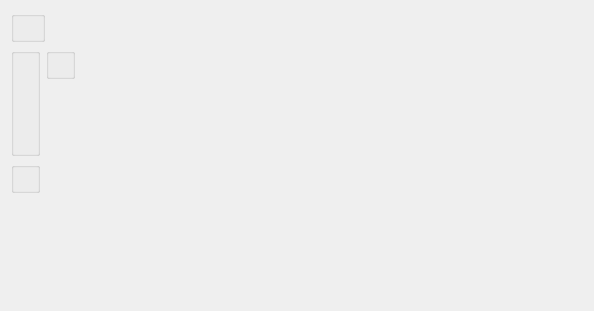
<?xml version="1.0" encoding="UTF-8"?>
<ui version="4.0">
 <comment>This file is part of the xTuple ERP: PostBooks Edition, a free and
open source Enterprise Resource Planning software suite,
Copyright (c) 1999-2010 by OpenMFG LLC, d/b/a xTuple.
It is licensed to you under the Common Public Attribution License
version 1.0, the full text of which (including xTuple-specific Exhibits)
is available at www.xtuple.com/CPAL.  By using this software, you agree
to be bound by its terms.</comment>
 <class>dspBookingsByShipTo</class>
 <widget class="QWidget" name="dspBookingsByShipTo">
  <property name="geometry">
   <rect>
    <x>0</x>
    <y>0</y>
    <width>594</width>
    <height>311</height>
   </rect>
  </property>
  <property name="windowTitle">
   <string>Bookings by Ship-To</string>
  </property>
  <layout class="QVBoxLayout" name="verticalLayout_2">
   <item>
    <layout class="QHBoxLayout" name="horizontalLayout_2">
     <item>
      <widget class="QGroupBox" name="_custGroup">
       <property name="title">
        <string/>
       </property>
       <layout class="QHBoxLayout" name="horizontalLayout">
        <item>
         <widget class="CustCluster" name="_cust">
          <property name="sizePolicy">
           <sizepolicy hsizetype="Minimum" vsizetype="Preferred">
            <horstretch>0</horstretch>
            <verstretch>0</verstretch>
           </sizepolicy>
          </property>
         </widget>
        </item>
        <item>
         <widget class="ShiptoCluster" name="_shipTo">
          <property name="sizePolicy">
           <sizepolicy hsizetype="Minimum" vsizetype="Preferred">
            <horstretch>0</horstretch>
            <verstretch>0</verstretch>
           </sizepolicy>
          </property>
         </widget>
        </item>
       </layout>
      </widget>
     </item>
     <item>
      <spacer>
       <property name="orientation">
        <enum>Qt::Horizontal</enum>
       </property>
       <property name="sizeType">
        <enum>QSizePolicy::Expanding</enum>
       </property>
       <property name="sizeHint" stdset="0">
        <size>
         <width>0</width>
         <height>20</height>
        </size>
       </property>
      </spacer>
     </item>
    </layout>
   </item>
   <item>
    <layout class="QHBoxLayout" name="horizontalLayout_4">
     <item>
      <widget class="QGroupBox" name="_dateGroup">
       <property name="title">
        <string/>
       </property>
       <layout class="QHBoxLayout" name="horizontalLayout_3">
        <item>
         <widget class="DateCluster" name="_dates"/>
        </item>
       </layout>
      </widget>
     </item>
     <item>
      <layout class="QVBoxLayout" name="verticalLayout">
       <property name="spacing">
        <number>0</number>
       </property>
       <item>
        <widget class="WarehouseGroup" name="_warehouse">
         <property name="title">
          <string/>
         </property>
         <property name="fixedSize">
          <bool>false</bool>
         </property>
        </widget>
       </item>
       <item>
        <spacer name="spacer">
         <property name="orientation">
          <enum>Qt::Vertical</enum>
         </property>
         <property name="sizeHint" stdset="0">
          <size>
           <width>20</width>
           <height>0</height>
          </size>
         </property>
        </spacer>
       </item>
      </layout>
     </item>
     <item>
      <spacer name="horizontalSpacer">
       <property name="orientation">
        <enum>Qt::Horizontal</enum>
       </property>
       <property name="sizeHint" stdset="0">
        <size>
         <width>0</width>
         <height>20</height>
        </size>
       </property>
      </spacer>
     </item>
    </layout>
   </item>
   <item>
    <layout class="QHBoxLayout" name="horizontalLayout_5">
     <item>
      <widget class="ParameterGroup" name="_productCategory">
       <property name="title">
        <string/>
       </property>
       <property name="fixedSize">
        <bool>false</bool>
       </property>
      </widget>
     </item>
     <item>
      <spacer name="horizontalSpacer_3">
       <property name="orientation">
        <enum>Qt::Horizontal</enum>
       </property>
       <property name="sizeHint" stdset="0">
        <size>
         <width>0</width>
         <height>20</height>
        </size>
       </property>
      </spacer>
     </item>
    </layout>
   </item>
   <item>
    <spacer>
     <property name="orientation">
      <enum>Qt::Vertical</enum>
     </property>
     <property name="sizeHint" stdset="0">
      <size>
       <width>17</width>
       <height>0</height>
      </size>
     </property>
    </spacer>
   </item>
  </layout>
 </widget>
 <layoutdefault spacing="6" margin="11"/>
 <pixmapfunction>qPixmapFromMimeSource</pixmapfunction>
 <customwidgets>
  <customwidget>
   <class>CustCluster</class>
   <extends>QWidget</extends>
   <header>custcluster.h</header>
  </customwidget>
  <customwidget>
   <class>DateCluster</class>
   <extends>QWidget</extends>
   <header>datecluster.h</header>
  </customwidget>
  <customwidget>
   <class>ParameterGroup</class>
   <extends>QGroupBox</extends>
   <header>parametergroup.h</header>
  </customwidget>
  <customwidget>
   <class>ShiptoCluster</class>
   <extends>QWidget</extends>
   <header>shiptocluster.h</header>
  </customwidget>
  <customwidget>
   <class>WarehouseGroup</class>
   <extends>QGroupBox</extends>
   <header>warehousegroup.h</header>
  </customwidget>
 </customwidgets>
 <tabstops>
  <tabstop>_cust</tabstop>
  <tabstop>_warehouse</tabstop>
  <tabstop>_dates</tabstop>
 </tabstops>
 <resources/>
 <connections>
  <connection>
   <sender>_cust</sender>
   <signal>newId(int)</signal>
   <receiver>_shipTo</receiver>
   <slot>setCustid(int)</slot>
   <hints>
    <hint type="sourcelabel">
     <x>20</x>
     <y>20</y>
    </hint>
    <hint type="destinationlabel">
     <x>20</x>
     <y>20</y>
    </hint>
   </hints>
  </connection>
  <connection>
   <sender>_shipTo</sender>
   <signal>newCustid(int)</signal>
   <receiver>_cust</receiver>
   <slot>setSilentId(int)</slot>
   <hints>
    <hint type="sourcelabel">
     <x>20</x>
     <y>20</y>
    </hint>
    <hint type="destinationlabel">
     <x>20</x>
     <y>20</y>
    </hint>
   </hints>
  </connection>
 </connections>
</ui>
